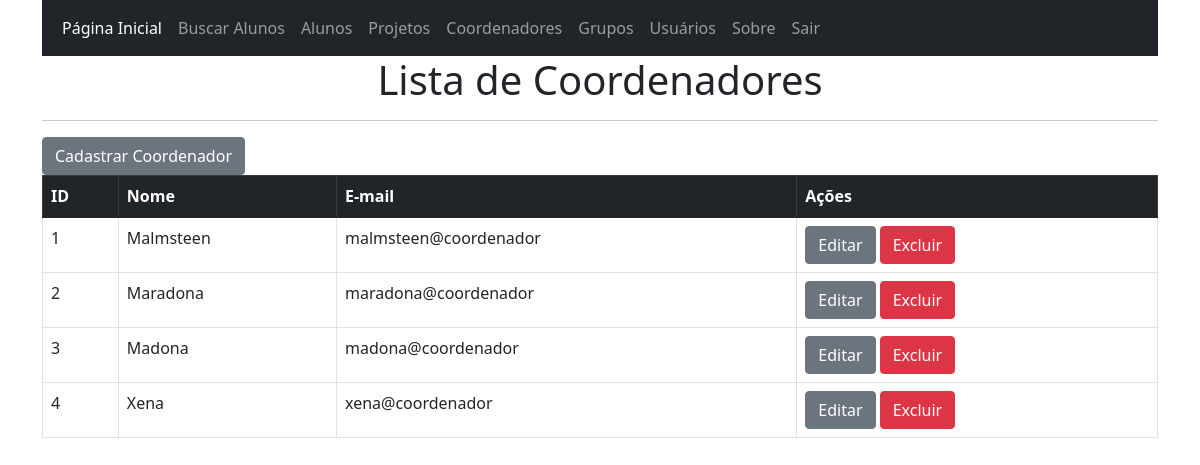
The app's page /lista_coordenadores (signed in) with its own data.
### app.py (models this page shows, shortened)
class coordenadores(db.Model):
    id = db.Column(db.Integer, primary_key=True)
    nome = db.Column(db.String(50))
    email = db.Column(db.String(50))
    senha = db.Column(db.String(50))
    tipo_usuario = db.Column(db.String(20))
    grupos = db.relationship('grupos', backref='coordenadores', lazy=True)

### app.py (the view)
@app.route('/lista_coordenadores')
@login_required
def lista_coordenadores():
    lista_coordenadores = coordenadores.query.all()
    return render_template('lista_coordenadores.html', coordenadores=lista_coordenadores)

### app.py (called while the page is built)
@login_manager.user_loader
def load_user(user_id):
    return usuarios.query.get(user_id)

### templates/lista_coordenadores.html
{% extends 'base.html' %}
{% block conteudo %}
    <h1 align="center">Lista de Coordenadores</h1>
    <hr>
    <a href="{{url_for('cadastrar_coordenador')}}" class="btn btn-secondary" aria-label="Ir para a tela de cadastro de novo coordenador.">Cadastrar Coordenador</a>
    <table class="table table-bordered table-hover">
        <thead class="table-dark">
            <th scope="col">ID</th>
            <th scope="col">Nome</th>
            <th scope="col">E-mail</th>
            <th scope="col">Ações</th>
        </thead>
        <tbody>
            {% for coordenador in coordenadores %}
                <tr>
                    <td>{{coordenador.id}}</td>
                    <td>{{coordenador.nome}}</td>
                    <td>{{coordenador.email}}</td>
                    <td>
                        <a href="{{coordenador.id}}/atualiza_coordenador" class="btn btn-secondary btn-xs">Editar</a>
                        <a href="{{coordenador.id}}/excluir_coordenador" onclick="return confirm('Deseja exlcuir esse registro?')" class="btn btn-danger btn-xs">Excluir</a>
                    </td>
                </tr>
            {% endfor %}
        </tbody>
    </table>
{% endblock conteudo %}

### records on screen
coordenadores: id "1", nome "Malmsteen", email "malmsteen@coordenador"
coordenadores: id "2", nome "Maradona", email "maradona@coordenador"
coordenadores: id "3", nome "Madona", email "madona@coordenador"
coordenadores: id "4", nome "Xena", email "xena@coordenador"
